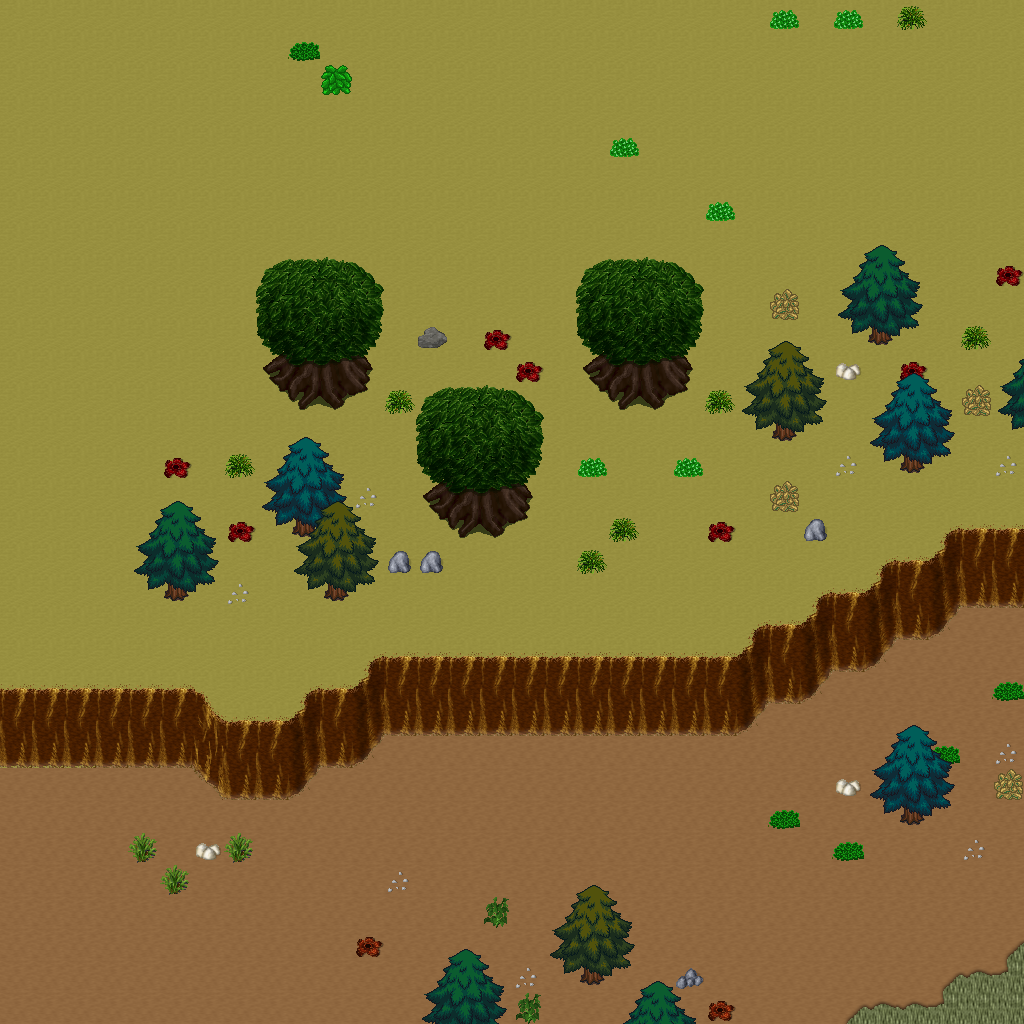

Below is a game level as drawn by its tile map, then a one-line description and the .tmx that defines it (tile-layer data replaced by summaries):
An orthogonal 32x32 tile map with 32x32 px tiles, 5 tile layers (Ground, Objects, Objects2, Above, ...), 1 hidden layer not drawn, 23 tilesets.

<map version="1.10" tiledversion="1.11.0" orientation="orthogonal" renderorder="right-down" width="32" height="32" tilewidth="32" tileheight="32" infinite="0" nextlayerid="11" nextobjectid="1">
 <tileset firstgid="1" name="ground_ground" tilewidth="32" tileheight="32" tilecount="33" columns="3">
  <image source="../drawable/ground_ground.png" width="96" height="352" />
 </tileset>
 <tileset firstgid="34" name="ground_ridge_earth_dark" tilewidth="32" tileheight="32" tilecount="96" columns="12">
  <image source="../drawable/ground_ridge_earth_dark.png" width="384" height="256" />
 </tileset>
 <tileset firstgid="130" name="logic_collision" tilewidth="32" tileheight="32" tilecount="1" columns="1">
  <image source="../drawable/logic_collision.png" width="32" height="32" />
 </tileset>
 <tileset firstgid="131" name="logic_creature_animal" tilewidth="32" tileheight="32" tilecount="32" columns="8">
  <image source="../drawable/logic_creature_animal.png" width="256" height="128" />
 </tileset>
 <tileset firstgid="163" name="ground_earth_edges" tilewidth="32" tileheight="32" tilecount="18" columns="6">
  <image source="../drawable/ground_earth_edges.png" width="192" height="96" />
 </tileset>
 <tileset firstgid="181" name="plant_grasses" tilewidth="32" tileheight="32" tilecount="6" columns="3">
  <image source="../drawable/plant_grasses.png" width="96" height="64" />
 </tileset>
 <tileset firstgid="187" name="ground_earth_edges_yellowgreen" tilewidth="32" tileheight="32" tilecount="15" columns="5">
  <image source="../drawable/ground_earth_edges_yellowgreen.png" width="160" height="96" />
 </tileset>
 <tileset firstgid="202" name="ground_grass_corners" tilewidth="32" tileheight="32" tilecount="24" columns="6">
  <image source="../drawable/ground_grass_corners.png" width="192" height="128" />
 </tileset>
 <tileset firstgid="226" name="plant_tree_tree_darkgreen" tilewidth="32" tileheight="32" tilecount="88" columns="8">
  <image source="../drawable/plant_tree_tree_darkgreen.png" width="256" height="352" />
 </tileset>
 <tileset firstgid="314" name="plant_tree_evergreen" tilewidth="32" tileheight="32" tilecount="36" columns="3">
  <image source="../drawable/plant_tree_evergreen.png" width="96" height="384" />
 </tileset>
 <tileset firstgid="350" name="plant_bush_various_small" tilewidth="32" tileheight="32" tilecount="9" columns="3">
  <image source="../drawable/plant_bush_various_small.png" width="96" height="96" />
 </tileset>
 <tileset firstgid="359" name="plant_bush_bushes" tilewidth="32" tileheight="32" tilecount="10" columns="5">
  <image source="../drawable/plant_bush_bushes.png" width="160" height="64" />
 </tileset>
 <tileset firstgid="369" name="building_decoration_rocks" tilewidth="32" tileheight="32" tilecount="6" columns="3">
  <image source="../drawable/building_decoration_rocks.png" width="96" height="64" />
 </tileset>
 <tileset firstgid="375" name="ground_stonecircle" tilewidth="32" tileheight="32" tilecount="81" columns="9">
  <image source="../drawable/ground_stonecircle.png" width="288" height="288" />
 </tileset>
 <tileset firstgid="456" name="ground_rock_rocks" tilewidth="32" tileheight="32" tilecount="4" columns="2">
  <image source="../drawable/ground_rock_rocks.png" width="64" height="64" />
 </tileset>
 <tileset firstgid="460" name="building_decoration_orbpedestal" tilewidth="32" tileheight="32" tilecount="2" columns="1">
  <image source="../drawable/building_decoration_orbpedestal.png" width="32" height="64" />
 </tileset>
 <tileset firstgid="462" name="building_house_chalet" tilewidth="32" tileheight="32" tilecount="56" columns="7">
  <image source="../drawable/building_house_chalet.png" width="224" height="256" />
 </tileset>
 <tileset firstgid="518" name="building_tower_chalet" tilewidth="32" tileheight="32" tilecount="16" columns="2">
  <image source="../drawable/building_tower_chalet.png" width="64" height="256" />
 </tileset>
 <tileset firstgid="534" name="plant_bush_bush_pinks" tilewidth="32" tileheight="32" tilecount="4" columns="2">
  <image source="../drawable/plant_bush_bush_pinks.png" width="64" height="64" />
 </tileset>
 <tileset firstgid="538" name="ground_dry_grass" tilewidth="32" tileheight="32" tilecount="54" columns="9">
  <image source="../drawable/ground_dry_grass.png" width="288" height="192" />
 </tileset>
 <tileset firstgid="592" name="object_rock_pillars_stone" tilewidth="32" tileheight="32" tilecount="36" columns="6">
  <image source="../drawable/object_rock_pillars_stone.png" width="192" height="192" />
 </tileset>
 <tileset firstgid="628" name="building_door_brown_door" tilewidth="32" tileheight="32" tilecount="3" columns="1">
  <image source="../drawable/building_door_brown_door.png" width="32" height="96" />
 </tileset>
 <tileset firstgid="631" name="logic_creature_fowl" tilewidth="32" tileheight="32" tilecount="6" columns="6">
  <image source="../drawable/logic_creature_fowl.png" width="192" height="32" />
 </tileset>
 <layer id="1" name="Ground" width="32" height="32">
  <data>[1024 cells, 1024 non-empty, 4 distinct tile ids]</data>
 </layer>
 <layer id="2" name="Objects" width="32" height="32">
  <data>[1024 cells, 183 non-empty, 36 distinct tile ids]</data>
 </layer>
 <layer id="3" name="Objects2" width="32" height="32">
  <data>[1024 cells, 8 non-empty, 5 distinct tile ids]</data>
 </layer>
 <layer id="4" name="Above" width="32" height="32">
  <data>[1024 cells, 115 non-empty, 36 distinct tile ids]</data>
 </layer>
 <layer id="5" name="Above2" width="32" height="32">
  <data>[1024 cells, 30 non-empty, 10 distinct tile ids]</data>
 </layer>
 <layer id="6" name="Walkable" width="32" height="32" visible="0">
  <data>[1024 cells, 153 non-empty, 1 distinct tile ids]</data>
 </layer>
 <objectgroup id="7" name="Mapevents" />
 <objectgroup id="8" name="Spawn" />
 <objectgroup id="9" name="Keys" />
 <objectgroup id="10" name="Replace" />
</map>
